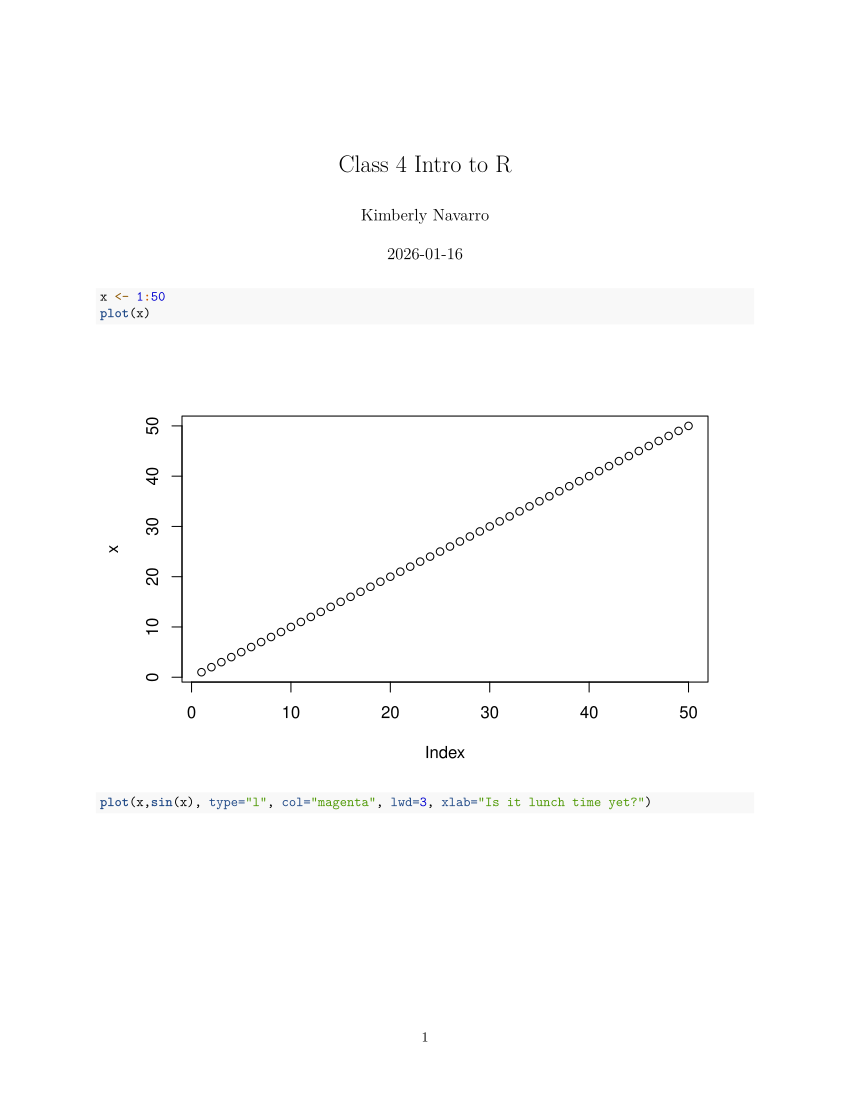

R code for this plot:
#' ---
#' title: "Class 4 Intro to R"
#' author: "Kimberly Navarro"
#' ---





x <- 1:50
plot(x)
plot(x,sin(x), type="l", col="magenta", lwd=3, xlab="Is it lunch time yet?")
